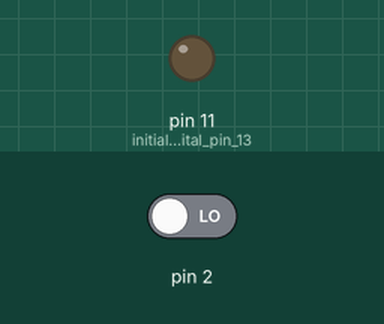
This sketch was run on a simulated Arduino Uno, built with avr-gcc and run on an emulated ATmega328P. Shown: output pins drawn as LEDs (lit = HIGH). The test bench sets the inputs (shaded band); at power-on: pin 2 LOW.

Above: at 1.2 s.
1.3 s: pin 2 driven HIGH
At 2.1 s:
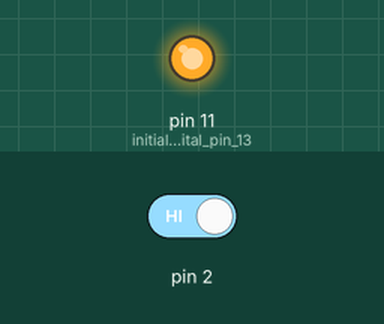
4.3 s: pin 2 driven LOW
At 4.7 s:
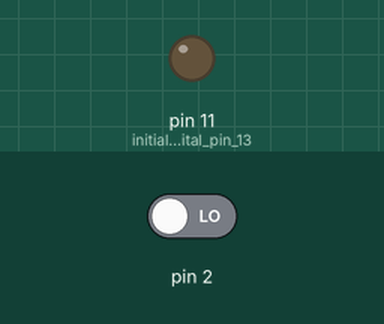
Timing chart, 0 to 7.3 s (numbered marks = the images above; inputs shaded):
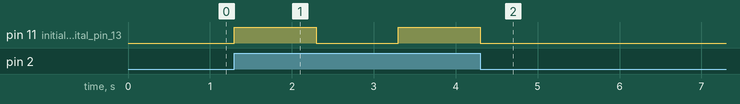

Measured:
- after the input at 1.3 s, pin 11 (initialize_digital_pin_13): LOW → HIGH at once, → LOW 1.0 s later, → HIGH 1.0 s later
- after the input at 4.3 s, pin 11 (initialize_digital_pin_13): goes on until 4.3 s, then stays LOW

The sketch:

Blinky.ino
```cpp
//Blinky
//Turns LED on for one second, then off for one second, repeatedly in a loop.


//setup function runs once when you press reset
void setup() {
  pinMode(11, OUTPUT); //initialize digital pin 13 as output
  pinMode(2, INPUT);

}

void loop() {
  int buttonState = digitalRead(2);
  if (buttonState == HIGH){
    digitalWrite(11, HIGH); //LED turns on when HIGH (voltage level is HIGH)
    delay(1000); //wait for 1 second
    digitalWrite(11, LOW); //LED turns off by making voltage level LOW
    delay(1000); //wait for 1 second
  }
}
```
